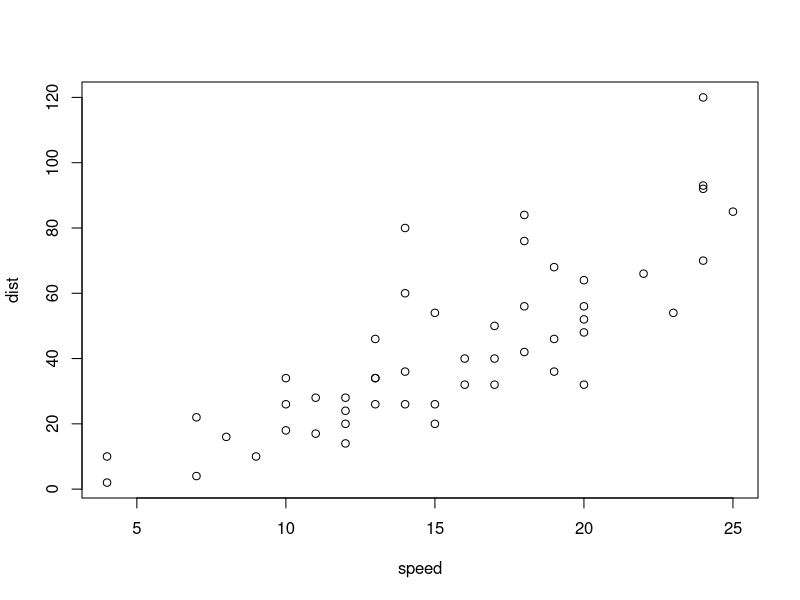
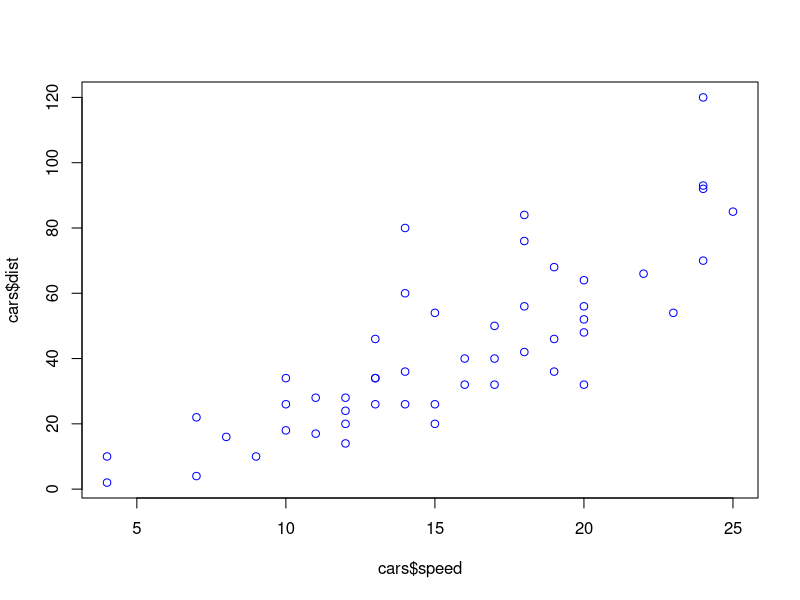
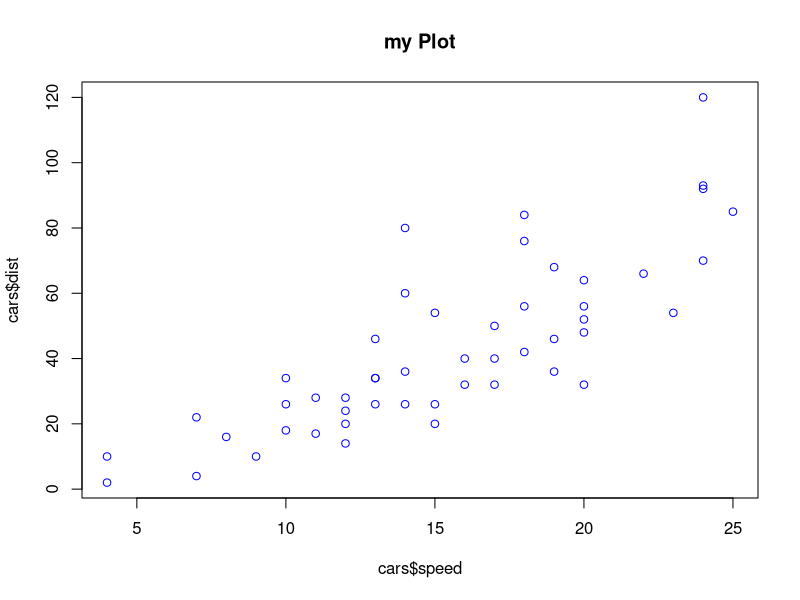
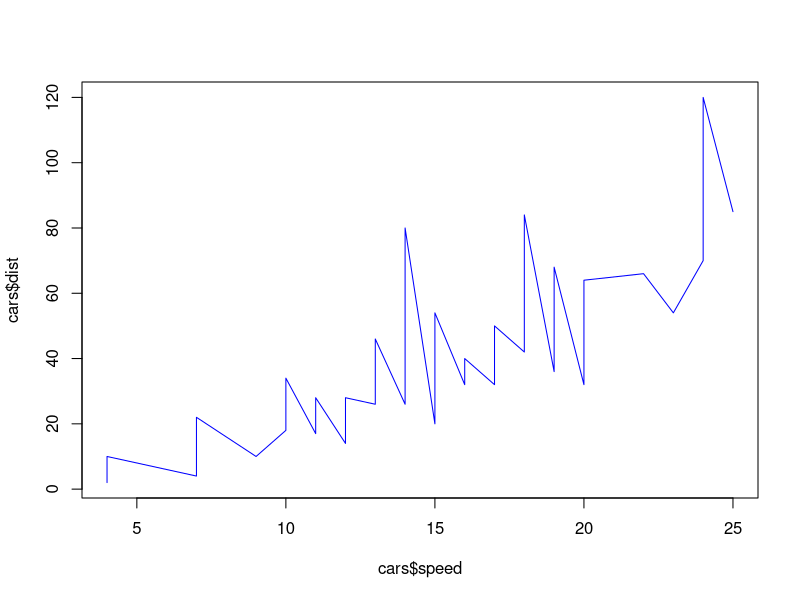
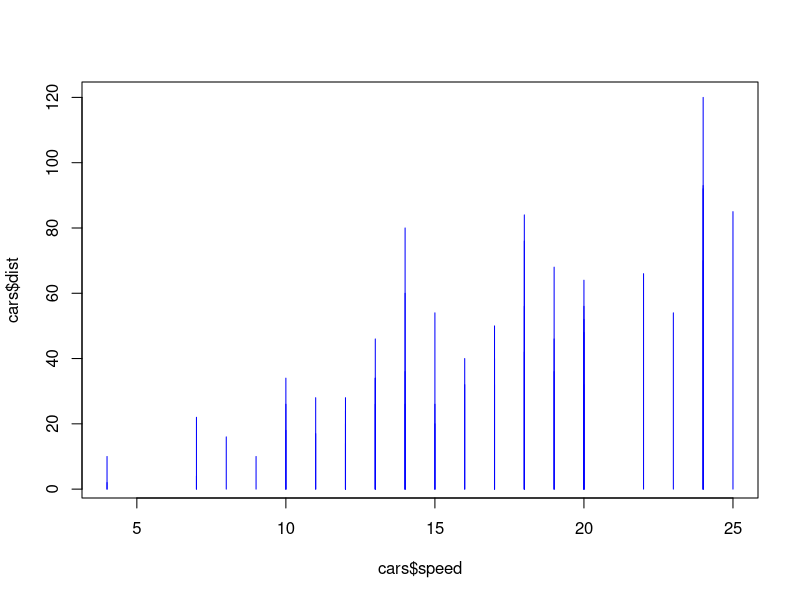

Source code (R) for these figures, in order:
?plot
head(cars)
plot(cars)
plot(cars$speed,cars$dist,col="blue")

plot(cars$speed,cars$dist,col="blue",main = "my Plot")
plot(cars$speed,cars$dist,"l",col="blue")
plot(cars$speed,cars$dist,"h",col="blue")

